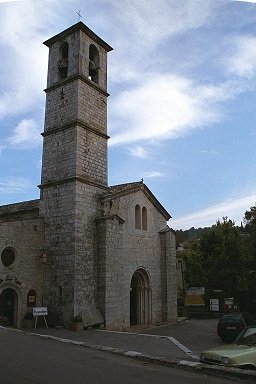
//> input picture vfc_opencv2_2016_10_12/image/church1.jpg, 256 x 384 px
$ ./main   (built with g++ and OpenCV 4, older OpenCV classes emulated)
//> lines starting //> are read from the running program, lines starting //| are printed output that depends on the picture
### vfc_opencv2_2016_10_12/featureMatch.h
#ifndef _FEATURE_MATCH_H
#define _FEATURE_MATCH_H
// Mismatch removal by vector field consensus (VFC)
// Author: Ji Zhao
// Date:   01/25/2015
// Email:  zhaoji84@gmail.com
//
// Reference
// [1] Jiayi Ma, Ji Zhao, Jinwen Tian, Alan Yuille, and Zhuowen Tu.
//     Robust Point Matching via Vector Field Consensus,
//     IEEE Transactions on Image Processing, 23(4), pp. 1706-1721, 2014.
// [2] Jiayi Ma, Ji Zhao, Jinwen Tian, et al.
//     Regularized Vector Field Learning with Sparse Approximation for Mismatch Removal,
//     Pattern Recognition, 46(12), pp. 3519-3532, 2013.

#include <vector>
#include <opencv2/core/core.hpp>
#include <opencv2/features2d/features2d.hpp>
#include "opencv2/nonfree/features2d.hpp"
#include "opencv2/highgui/highgui.hpp"
#include "vfc.h"

#define MY_PI 3.1415926

using namespace cv;

void surfInitMatchImagePair(Mat &img_1, Mat &img_2,
	std::vector<KeyPoint> &keypoints_1, std::vector<KeyPoint> &keypoints_2,
	Mat &descriptors_1, Mat &descriptors_2,
	std::vector<DMatch> &matches);

void orbInitMatchImagePair(Mat &img_1, Mat &img_2,
	std::vector<KeyPoint> &keypoints_1, std::vector<KeyPoint> &keypoints_2,
	Mat &descriptors_1, Mat &descriptors_2,
	std::vector<DMatch> &matches);

void vfcMatch(std::vector<cv::KeyPoint> &mvKeys1, std::vector<cv::KeyPoint> &mvKeys2,
	std::vector<DMatch> &matches, std::vector<DMatch> &correctMatches);

void visualizeMatchingResults(Mat &img_1, Mat &img_2,
	std::vector<KeyPoint> &keypoints_1, std::vector<KeyPoint> &keypoints_2,
	std::vector<DMatch> &matches, std::vector< DMatch > correctMatches);

void visualizeVectorField(std::vector<KeyPoint> &keypoints_1,
	std::vector<KeyPoint> &keypoints_2,
	std::vector<DMatch> &matches, int h, int w, string winName);

void plotArrow(Mat &img, Point2f pHead, Point2f pTail, double spinSize, double diffAngle);


#endif

### vfc_opencv2_2016_10_12/featureMatch.cpp
#include "featureMatch.h"
// Mismatch removal by vector field consensus (VFC)
// Author: Ji Zhao
// Date:   01/25/2015
// Email:  zhaoji84@gmail.com
//
// Reference
// [1] Jiayi Ma, Ji Zhao, Jinwen Tian, Alan Yuille, and Zhuowen Tu.
//     Robust Point Matching via Vector Field Consensus,
//     IEEE Transactions on Image Processing, 23(4), pp. 1706-1721, 2014.
// [2] Jiayi Ma, Ji Zhao, Jinwen Tian, et al.
//     Regularized Vector Field Learning with Sparse Approximation for Mismatch Removal,
//     Pattern Recognition, 46(12), pp. 3519-3532, 2013.

// [28 lines left out: function surfInitMatchImagePair, not called in this run]

void orbInitMatchImagePair(Mat &img_1, Mat &img_2,
	std::vector<KeyPoint> &keypoints_1, std::vector<KeyPoint> &keypoints_2,
	Mat &descriptors_1, Mat &descriptors_2,
	std::vector<DMatch> &matches)
{
	double t = (double)getTickCount();
	//-- Step 1: Detect the keypoints using ORB Detector
	cv::ORB orb;;
	orb.detect(img_1, keypoints_1);
	orb.detect(img_2, keypoints_2);
	if (keypoints_1.size() < 3 || keypoints_2.size() < 3)
		return;

	//-- Step 2: Calculate descriptors (feature vectors)
	orb.compute(img_1, keypoints_1, descriptors_1);
	orb.compute(img_2, keypoints_2, descriptors_2);
	t = 1000 * ((double)getTickCount() - t) / getTickFrequency();
	cout << "feature extraction time (ms): " << t << endl;

	//-- Step 3: Matching descriptor vectors with a brute force matcher
	t = (double)getTickCount();
	BFMatcher matcher(NORM_HAMMING, true);
	matcher.match(descriptors_1, descriptors_2, matches);
	t = 1000 * ((double)getTickCount() - t) / getTickFrequency();
	cout << "initial matching time (ms): " << t << endl;
}

void vfcMatch(std::vector<cv::KeyPoint> &mvKeys1, std::vector<cv::KeyPoint> &mvKeys2,
	std::vector<DMatch> &matches, std::vector<DMatch> &correctMatches)
{
	double t = (double)getTickCount();
	// preprocess data format
	vector<Point2f> X;
	vector<Point2f> Y;
	for (unsigned int i = 0; i < matches.size(); i++) {
		int idx1 = matches[i].queryIdx;
		int idx2 = matches[i].trainIdx;
		X.push_back(mvKeys1[idx1].pt);
		Y.push_back(mvKeys2[idx2].pt);
	}
	// main process
	VFC myvfc;
	myvfc.setData(X, Y);
	myvfc.optimize();
	vector<int> matchIdx = myvfc.obtainCorrectMatch();

	// postprocess data format
	correctMatches.clear();
	for (unsigned int i = 0; i < matchIdx.size(); i++) {
		int idx = matchIdx[i];
		correctMatches.push_back(matches[idx]);
	}
	t = 1000 * ((double)getTickCount() - t) / getTickFrequency();
	cout << "VFC time (ms): " << t << endl;
}

void visualizeMatchingResults(Mat &img_1, Mat &img_2,
	std::vector<KeyPoint> &keypoints_1, std::vector<KeyPoint> &keypoints_2,
	std::vector<DMatch> &matches, std::vector< DMatch > correctMatches)
{
	int h = img_1.rows;
	int w = img_1.cols;

	// visualization
	//-- Draw matches
	Mat img_matches;
	drawMatches(img_1, keypoints_1, img_2, keypoints_2, matches, img_matches);
	imshow("Matches", img_matches);
	//-- Draw mismatch removal result
	Mat img_correctMatches;
	drawMatches(img_1, keypoints_1, img_2, keypoints_2, correctMatches, img_correctMatches);
	imshow("Detected Correct Matches", img_correctMatches);

	// visualize vector field
	visualizeVectorField(keypoints_1, keypoints_2, matches, h, w, "original matches");
	visualizeVectorField(keypoints_1, keypoints_2, correctMatches, h, w, "VFC matches");

	//-- write image
	//imwrite("C:\\jizhao\\intial_match.png", img_matches);
	//imwrite("C:\\jizhao\\VFC_result.png", img_correctMatches);
}

void visualizeVectorField(std::vector<KeyPoint> &keypoints_1,
	std::vector<KeyPoint> &keypoints_2,
	std::vector<DMatch> &matches, int h, int w, string winName)
{
	Mat img = cv::Mat::zeros(cv::Size(w, h), CV_8UC3);
	img = Scalar(255, 255, 255);

	double arrowLen = 10.0;
	double diffAngle = MY_PI / 6;
	double angle;
	for (int i = 0; i < matches.size(); i++) {
		int idx1 = matches[i].queryIdx;
		int idx2 = matches[i].trainIdx;
		Point2f pHead = keypoints_1[idx1].pt;
		Point2f pTail = keypoints_2[idx2].pt;
		angle = atan2((double)pTail.y - pHead.y, (double)pTail.x - pHead.x);
		plotArrow(img, pHead, pTail, arrowLen, diffAngle);
	}
	imshow(winName, img);
	waitKey(1);
}

void plotArrow(Mat &img, Point2f pHead, Point2f pTail, double arrowLen, double diffAngle)
{
	CvPoint p;
	double angle = atan2((double)pTail.y - pHead.y, (double)pTail.x - pHead.x);

	line(img, pTail, pHead, CV_RGB(0, 255, 0), 2, 8);

	p.x = (int)(pHead.x + arrowLen * cos(angle + diffAngle));
	p.y = (int)(pHead.y + arrowLen * sin(angle + diffAngle));
	line(img, p, pHead, CV_RGB(0, 255, 0), 1, CV_AA, 0);

	p.x = (int)(pHead.x + arrowLen * cos(angle - diffAngle));
	p.y = (int)(pHead.y + arrowLen * sin(angle - diffAngle));
	line(img, p, pHead, CV_RGB(0, 255, 0), 1, CV_AA, 0);
}

### vfc_opencv2_2016_10_12/vfc.cpp
#include "vfc.h"
// Mismatch removal by vector field consensus (VFC)
// Author: Ji Zhao
// Date:   01/25/2015
// Email:  zhaoji84@gmail.com
//
// Reference
// [1] Jiayi Ma, Ji Zhao, Jinwen Tian, Alan Yuille, and Zhuowen Tu.
//     Robust Point Matching via Vector Field Consensus,
//     IEEE Transactions on Image Processing, 23(4), pp. 1706-1721, 2014
// [2] Jiayi Ma, Ji Zhao, Jinwen Tian, et al.
//     Regularized Vector Field Learning with Sparse Approximation for Mismatch Removal,
//     Pattern Recognition, 46(12), pp. 3519-3532, 2013

VFC::VFC() {
	_lX.clear();
	_rX.clear();
	_X.clear();
	_Y.clear();
	_V.clear();
	_C.clear();
	_P.clear();
	_ctrlPts.clear();

	_sumP = 0;
	_sigma2 = 0;
	_E = 1;
	_traceCKC = 0;

	_numPt = 0;
	_numDim = 2;
	_numElement = 0;

	// set the default method
	//_method = NORMAL_VFC;
	//_method = FAST_VFC;
	_method = SPARSE_VFC;

	_maxIter = 50;
	_gamma = 0.9f;
	_beta = 0.1f;
	_lambda = 3.0f;
	_theta = 0.75f;
	_a = 10.0f;
	_ecr = 1e-5f;
	_minP = 1e-5f;

	_numEig = 1;
	_traceCQSQC = 0;

	_numCtrlPts = 16;
}

VFC::~VFC() {

}

bool VFC::setData(vector<Point2f> X1, vector<Point2f> X2) {
	if (X1.size() < MIN_POINT_NUMBER || X2.size() < MIN_POINT_NUMBER || X1.size() != X2.size())
		return 0;
	_numPt = X1.size();
	_numElement = _numPt * _numDim;
	_matchIdx.clear();
	for (int i = 0; i < _numPt; i++) {
		_lX.push_back(X1[i]);
		_rX.push_back(X2[i]);
		_matchIdx.push_back(i);
	}
	return 1;
}

vector<int> VFC::obtainCorrectMatch() {
	return _matchIdx;
}

void VFC::optimize() {
	if (!normalize())
		return;

	if (_method == NORMAL_VFC)
		optimizeVFC();
	else if (_method == FAST_VFC)
		optimizeFastVFC();
	else if (_method == SPARSE_VFC)
		optimizeSparseVFC();

#ifdef PRINT_RESULTS
	cout << "Removing outliers succesfully completed." << endl
		<< "number of detected matches: " << setw(3) << _matchIdx.size() << endl;
#endif
}

void VFC::optimizeSparseVFC() {
	_numCtrlPts = min(_numCtrlPts, _numPt);
	selectSubset();
	_K = constructIntraKernel(_ctrlPts);
	_U = constructInterKernel(_ctrlPts, _X);

	initialize();
	int iter = 0;
	float tecr = 1;
	float E_old = float(inf);

	while (iter < _maxIter && tecr > _ecr && _sigma2 > 1e-8) {
		// E-step
		E_old = _E;
		getP();
		calculateTraceCKC();
		_E += _lambda / 2 * _traceCKC;
		tecr = abs((_E - E_old) / _E);
#ifdef PRINT_RESULTS
		cout << "# " << setw(3) << iter
			<< ", gamma: " << setw(5) << _gamma
			<< ", E change rate: " << setw(5) << tecr
			<< ", sigma2: " << setw(5) << _sigma2 << endl;
#endif
		// M-step. Solve linear system for C.
		calculateC_SparseVFC();
		// Update V and sigma^2
		calculateV();
		calculateSigmaSquare();
		// Update gamma
		calculateGamma();
		iter++;
	}
}

bool VFC::selectSubset() {
	_numCtrlPts = min(_numCtrlPts, _numPt);
	_ctrlPts.clear();
	int cnt = 0;
	int iter = 0;
	while (cnt < _numCtrlPts && iter < _numCtrlPts*3){
		int idx = (rand() % _numPt);
		float dist = float(inf);
		for (unsigned int i = 0; i < _ctrlPts.size(); i++){
			float tmp = fabs(_ctrlPts[i].x - _X[idx].x) + fabs(_ctrlPts[i].y - _X[idx].y);
			dist = min(tmp, dist);
		}
		if (dist>1e-3) {
			_ctrlPts.push_back(_X[idx]);
			cnt++;
		}
		iter++;
	}
	_numCtrlPts = cnt;
	return (_numCtrlPts > MIN_POINT_NUMBER);
}

void VFC::calculateC_SparseVFC() {
	Mat K(_numCtrlPts, _numCtrlPts, CV_32FC1);
	for (int i = 0; i < _numCtrlPts; i++) {
		for (int j = i; j < _numCtrlPts; j++) {
			float tmp = 0;
			float* p = _U.ptr<float>(i);
			float* q = _U.ptr<float>(j);
			for (int k = 0; k < _numPt; k++) {
				tmp += _P[k] * p[k] * q[k];
			}
			tmp += _lambda * _sigma2 * _K.at<float>(i, j);
			K.at<float>(i, j) = tmp;
			K.at<float>(j, i) = tmp;
		}
	}
	Mat Y(_numCtrlPts, 2, CV_32FC1);
	for (int i = 0; i < _numCtrlPts; i++) {
		float tmp1 = 0;
		float tmp2 = 0;
		float* p = _U.ptr<float>(i);
		for (int k = 0; k < _numPt; k++) {
			float t = _P[k] * p[k];
			tmp1 += t * _Y[k].x;
			tmp2 += t * _Y[k].y;
		}
		Y.at<float>(i, 0) = tmp1;
		Y.at<float>(i, 1) = tmp2;
	}
	Mat C;
	solve(K, Y, C, DECOMP_LU);
	_C.clear();
	for (int i = 0; i < _numCtrlPts; i++) {
		float t1 = C.at<float>(i, 0);
		float t2 = C.at<float>(i, 1);
		_C.push_back(Point2f(t1, t2));
	}
}


// [177 lines left out: functions optimizeFastVFC, calculateTraceCQSQC, calculateCFastVFC, optimizeVFC, not called in this run]

void VFC::calculateGamma() {
	int numcorr = 0;
	_matchIdx.clear();
	for (int i = 0; i < _numPt; i++) {
		if (_P[i] > _theta) {
			numcorr++;
			_matchIdx.push_back(i);
		}
	}
	_gamma = float(numcorr) / _numPt;
	_gamma = min(_gamma, 0.95f);
	_gamma = max(_gamma, 0.05f);
}

void VFC::calculateSigmaSquare() {
	_sigma2 = 0;
	_sumP = 0;
	for (int i = 0; i < _numPt; i++) {
		float t = pow(_Y[i].x - _V[i].x, 2) + pow(_Y[i].y - _V[i].y, 2);
		_sigma2 += _P[i] * t;
		_sumP += _P[i];
	}
	_sigma2 /= (_sumP * _numDim);
}

void VFC::calculateV() {
	// calculate V=K*C
	_V.clear();
	if (_method == NORMAL_VFC) {
		for (int i = 0; i < _numPt; i++) {
			float *p = _K.ptr<float>(i);
			float t1 = 0;
			float t2 = 0;
			for (int j = 0; j < _numPt; j++) {
				t1 += p[j] * _C[j].x;
				t2 += p[j] * _C[j].y;
			}
			_V.push_back(Point2f(t1, t2));
		}
	}
	else if (_method == FAST_VFC) {
		Mat T(2, _numEig, CV_32FC1);
		for (int i = 0; i < _numEig; i++) {
			float* q = _Q.ptr<float>(i);
			float t1 = 0;
			float t2 = 0;
			for (int j = 0; j < _numPt; j++) {
				t1 += q[j] * _C[j].x;
				t2 += q[j] * _C[j].y;
			}
			T.at<float>(0, i) = _S.at<float>(i,0)*t1;
			T.at<float>(1, i) = _S.at<float>(i,0)*t2;
		}
		for (int i = 0; i < _numPt; i++) {
			float t1 = 0;
			float t2 = 0;
			for (int j = 0; j < _numEig; j++) {
				float tmp = _Q.at<float>(j, i);
				t1 += tmp * T.at<float>(0, j);
				t2 += tmp * T.at<float>(1, j);
			}
			_V.push_back(Point2f(t1, t2));
		}
	}
	else if (_method == SPARSE_VFC) {
		for (int i = 0; i < _numPt; i++) {
			float t1 = 0;
			float t2 = 0;
			for (int j = 0; j < _numCtrlPts; j++) {
				float t = _U.at<float>(j, i);
				t1 += t * _C[j].x;
				t2 += t * _C[j].y;
			}
			_V.push_back(Point2f(t1, t2));
		}
	}
}

// [20 lines left out: function calculateC, not called in this run]

void VFC::calculateTraceCKC() {
	// calculate K*C
	int n = _K.rows;
	vector<Point2f> KC;
	KC.clear();
	for (int i = 0; i < n; i++) {
		float *p = _K.ptr<float>(i);
		float t1 = 0;
		float t2 = 0;
		for (int j = 0; j < n; j++) {
			t1 += p[j] * _C[j].x;
			t2 += p[j] * _C[j].y;
		}
		KC.push_back( Point2f(t1, t2) );
	}
	// calculate C_transpose*(K*C)
	_traceCKC = 0;
	for (int i = 0; i < n; i++) {
		_traceCKC += _C[i].x * KC[i].x + _C[i].y * KC[i].y;
	}
}

void VFC::getP() {
	_E = 0;
	_sumP = 0;
	float temp2;
	temp2 = pow(DOUBLE_PI*_sigma2, _numDim / 2.0f) * (1 - _gamma) / (_gamma*_a);
	for (int i = 0; i < _numPt; i++) {
		float t = pow(_Y[i].x - _V[i].x, 2) + pow(_Y[i].y - _V[i].y, 2);
		float temp1 = expf(-t/(2*_sigma2));
		float p = temp1 / (temp1 + temp2);
		_P[i] = max(_minP, p);
		_sumP += p;
		_E += p * t;
	}
	_E /= (2 * _sigma2);
	_E += _sumP * log(_sigma2) * _numDim / 2;
}

void VFC::initialize() {
	_V.clear();
	_C.clear();
	_P.clear();
	for (int i = 0; i < _numPt; i++) {
		_V.push_back( Point2f(0.0f, 0.0f) );
		_P.push_back(1.0f);
	}
	if (_method == NORMAL_VFC || _method == FAST_VFC) {
		for (int i = 0; i < _numPt; i++) {
			_C.push_back(Point2f(0.0f, 0.0f));
		}
	}
	else if (_method == SPARSE_VFC) {
		for (int i = 0; i < _numCtrlPts; i++) {
			_C.push_back(Point2f(0.0f, 0.0f));
		}
	}
	calculateSigmaSquare();
}

Mat VFC::constructIntraKernel(vector<Point2f> X) {
	int n = X.size();
	Mat K;
	K.create(n, n, CV_32FC1);
	for (int i = 0; i < n; i++) {
		K.at<float>(i, i) = 1;
		for (int j = i+1; j < n; j++) {
			float t = pow(X[i].x - X[j].x, 2) + pow(X[i].y - X[j].y, 2);
			t *= -_beta;
			t = expf(t);
			K.at<float>(i, j) = t;
			K.at<float>(j, i) = t;
		}
	}
	return K;
}

Mat VFC::constructInterKernel(vector<Point2f> X, vector<Point2f> Y) {
	int m = X.size();
	int n = Y.size();
	Mat K;
	K.create(m, n, CV_32FC1);
	for (int i = 0; i < m; i++) {
		float* p = K.ptr<float>(i);
		for (int j = 0; j < n; j++) {
			float t = pow(X[i].x - Y[j].x, 2) + pow(X[i].y - Y[j].y, 2);
			p[j] = expf(-_beta * t);
		}
	}
	return K;
}

bool VFC::normalize() {
	// calculate mean
	float x1, y1, x2, y2;
	x1 = 0; y1 = 0;
	x2 = 0; y2 = 0;
	for (int i = 0; i < _numPt; i++) {
		x1 += _lX[i].x;
		y1 += _lX[i].y;
		x2 += _rX[i].x;
		y2 += _rX[i].y;
	}
	x1 /= _numPt;
	y1 /= _numPt;
	x2 /= _numPt;
	y2 /= _numPt;

	_meanLeftX.x = x1;
	_meanLeftX.y = y1;
	_meanRightX.x = x2;
	_meanRightX.y = y2;

	// minus mean
	for (int i = 0; i < _numPt; i++) {
		_lX[i].x -= x1;
		_lX[i].y -= y1;
		_rX[i].x -= x2;
		_rX[i].y -= y2;
	}

	// calculate scale
	double s1 = 0;
	double s2 = 0;
	for (int i = 0; i < _numPt; i++) {
		s1 += pow(_lX[i].x, 2);
		s1 += pow(_lX[i].y, 2);
		s2 += pow(_rX[i].x, 2);
		s2 += pow(_rX[i].y, 2);
	}
	s1 /= _numPt;
	s2 /= _numPt;
	s1 = sqrt(s1);
	s2 = sqrt(s2);
	_scaleLeftX = static_cast<float> (s1);
	_scaleRightX = static_cast<float> (s2);

	if (_scaleLeftX < MIN_STANDARD_DEVIATION || _scaleRightX < MIN_STANDARD_DEVIATION)
		return 0;

	// divide by scale, and prepare vector field samples
	_X.clear();
	_Y.clear();
	for (int i = 0; i < _numPt; i++) {
		_lX[i].x /= static_cast<float> (s1);
		_lX[i].y /= static_cast<float> (s1);
		_rX[i].x /= static_cast<float> (s2);
		_rX[i].y /= static_cast<float> (s2);
		Point2f tmp(_rX[i].x-_lX[i].x, _rX[i].y-_lX[i].y);
		_X.push_back(_lX[i]);
		_Y.push_back(tmp);
	}
	return 1;
}

### vfc_opencv2_2016_10_12/main.cpp
// This is a demo for mismatch removal by vector field consensus (VFC)
//
// Reference
// [1] Jiayi Ma, Ji Zhao, Jinwen Tian, Alan Yuille, and Zhuowen Tu.
//     Robust Point Matching via Vector Field Consensus,
//     IEEE Transactions on Image Processing, 23(4), pp. 1706-1721, 2014.
// [2] Jiayi Ma, Ji Zhao, Jinwen Tian, et al.
//     Regularized Vector Field Learning with Sparse Approximation for Mismatch Removal,
//     Pattern Recognition, 46(12), pp. 3519-3532, 2013.

#include "opencv2/core/core.hpp"
#include "vfc.h"
#include "featureMatch.h"
using namespace cv;

int main()
{
	string pathImg1 = "C://church1.jpg";
	string pathImg2 = "C://church2.jpg";
	int method = 1; // 0: SURF; 1: ORB
	Mat img_1 = imread(pathImg1, CV_LOAD_IMAGE_GRAYSCALE);
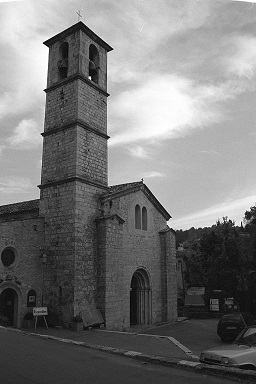
//> img_1: 384 rows x 256 cols, CV_8UC1; min 0, max 255, mean 118.8
	Mat img_2 = imread(pathImg2, CV_LOAD_IMAGE_GRAYSCALE);
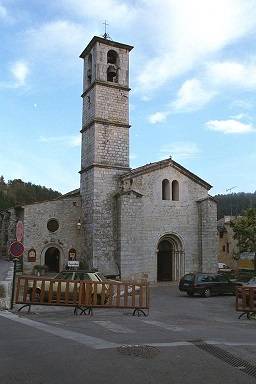
//> input picture vfc_opencv2_2016_10_12/image/church2.jpg, 256 x 384 px
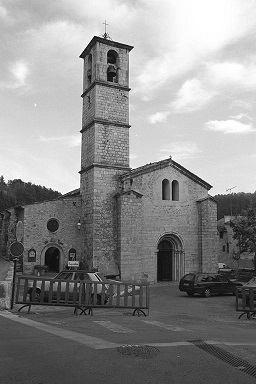
//> img_2: 384 rows x 256 cols, CV_8UC1; min 0, max 255, mean 139.3

	if (!img_1.data || !img_2.data
		|| img_1.rows != img_2.rows || img_1.cols!=img_2.cols)
	{
		return -1;
	}

	std::vector<KeyPoint> keypoints_1, keypoints_2;
	Mat descriptors_1, descriptors_2;
	std::vector< DMatch > matches, correctMatches;

	// initial matching by SURF or ORB
	if (method == 0){
		surfInitMatchImagePair(img_1, img_2, keypoints_1, keypoints_2,
			descriptors_1, descriptors_2, matches);
	}
	else{
		orbInitMatchImagePair(img_1, img_2, keypoints_1, keypoints_2,
			descriptors_1, descriptors_2, matches);
//> in orbInitMatchImagePair, `orb.detect(img_1, keypoints_1);`: keypoints_1 = 430 keypoints; strongest (x, y, size): (43, 43, 31), (44, 42, 37.2), (44, 90, 31), (112, 49, 31)
//> in orbInitMatchImagePair, `orb.detect(img_2, keypoints_2);`: keypoints_2 = 466 keypoints; strongest (x, y, size): (80, 56, 31), (94, 36, 31), (211, 186, 31), (132, 47, 31)
//> in orbInitMatchImagePair, `matcher.match(descriptors_1, descriptors_2, matches);`: matches = 127 matches
//> matches = 127 matches
	}

	//  Remove mismatches by vector field consensus (VFC)
	vfcMatch(keypoints_1, keypoints_2, matches, correctMatches);
//> the loop in vfcMatch, `for (unsigned int i = 0; i < matches.size(); i++)` made 127 passes
//> (idx1, idx2) on passes 1 to 12: (2, 137), (3, 178), (4, 97), (8, 243), (11, 409), (14, 87), (16, 49), (20, 343), (23, 109), (27, 194), (30, 282), (36, 32)
//> after the loop in vfcMatch, `for (unsigned int i = 0; i < matches.size(); i++)`: X = 127 Points (x, y), first 12: [105, 184], [43, 311], [41, 199], [46, 313], [46, 308], [103, 101], [45, 93], [44, 90], [176, 247], [170, 232], [108, 143], [90, 45]; Y = 127 Points (x, y), first 12: [127.2, 165.6], [99.6, 285.6], [98, 285], [77.76, 187.2], [79.63, 171.7], [125, 96], [82, 59], [91.24, 85.02], [45.6, 280.8], [206.4, 198], [79.49, 136.5], [108, 51]
//> the loop in setData, `for (int i = 0; i < _numPt; i++)` made 127 passes
//> the loop in normalize, `for (int i = 0; i < _numPt; i++)` made 127 passes
//> (x1, y1, x2, y2) on passes 1 to 12: (105, 184, 127.2, 165.6), (148, 495, 226.8, 451.2), (189, 694, 324.8, 736.2), (235, 1007, 402.6, 923.4), (281, 1315, 482.2, 1095.1), (384, 1416, 607.2, 1191.1), (429, 1509, 689.2, 1250.1), (473, 1599, 780.4, 1335.1), (649, 1846, 826, 1615.9), (819, 2078, 1032.4, 1813.9), (927, 2221, 1111.9, 1950.4), (1017, 2266, 1219.9, 2001.4)
//> after the loop in normalize, `for (int i = 0; i < _numPt; i++)`: x1 = 14181.2; y1 = 21293.1; x2 = 15177.3; y2 = 19345.7
//> in normalize, `x1 /= _numPt;`: x1 = 111.7
//> in normalize, `y1 /= _numPt;`: y1 = 167.7
//> in normalize, `x2 /= _numPt;`: x2 = 119.5
//> in normalize, `y2 /= _numPt;`: y2 = 152.3
//> the loop in normalize, `for (int i = 0; i < _numPt; i++)` made 127 passes
//> the loop in normalize, `for (int i = 0; i < _numPt; i++)` made 127 passes
//> (s1, s2) on passes 1 to 12: (311.3, 235.3), (25571.7, 18393), (31547.1, 36457.4), (56981.9, 39416.3), (80988.3, 41381.8), (85507.2, 44584.8), (95525.6, 54701.6), (106135.2, 60031.4), (116569, 81998.7), (124111.6, 91635.1), (124733.2, 93486.7), (140248.4, 103886.5)
//> after the loop in normalize, `for (int i = 0; i < _numPt; i++)`: s1 = 1019644.8; s2 = 837918.5
//> in normalize, `s1 /= _numPt;`: s1 = 8028.7
//> in normalize, `s2 /= _numPt;`: s2 = 6597.8
//> in normalize, `s1 = sqrt(s1);`: s1 = 89.6
//> in normalize, `s2 = sqrt(s2);`: s2 = 81.23
//> the loop in normalize, `for (int i = 0; i < _numPt; i++)` made 127 passes
//> tmp on passes 1 to 12: Point(0.169, -0.0189), Point(0.521, 0.041), Point(0.524, 1.28), Point(0.219, -1.19), Point(0.242, -1.33), Point(0.164, 0.0505), Point(0.282, -0.316), Point(0.407, 0.0381), Point(-1.63, 0.696), Point(0.419, -0.156), Point(-0.452, 0.0805), Point(0.1, 0.121)
//> the loop in selectSubset, `while (cnt < _numCtrlPts && iter < _numCtrlPts*3)` made 16 passes
//> dist on passes 1 to 10: 1.06e+09, 2.11, 0.288, 1.81, 0.654, 0.201, 0.206, 0.0781, 0.335, 0.536
//> the loop in constructIntraKernel, `for (int i = 0; i < n; i++)` made 16 passes
//> the loop in constructInterKernel, `for (int i = 0; i < m; i++)` made 16 passes
//> the loop in initialize, `for (int i = 0; i < _numPt; i++)` made 127 passes
//> the loop in initialize, `for (int i = 0; i < _numCtrlPts; i++)` made 16 passes
//> the loop in calculateSigmaSquare, `for (int i = 0; i < _numPt; i++)` made 127 passes
//> the loop in optimizeSparseVFC, `while (iter < _maxIter && tecr > _ecr && _sigma2 > 1e-8)` made 50 passes
//> the loop in vfcMatch, `for (unsigned int i = 0; i < matchIdx.size(); i++)` made 64 passes

	// visualization
	visualizeMatchingResults(img_1, img_2, keypoints_1, keypoints_2,
		matches, correctMatches);
//> in visualizeMatchingResults, `drawMatches(img_1, keypoints_1, img_2, keypoints_2, matches, img_match..`:
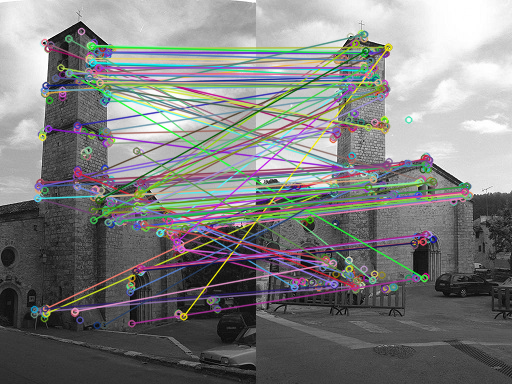
//> img_matches: 384 rows x 512 cols, CV_8UC3; mean B, G, R 127.1, 127.5, 126.8
//> in visualizeMatchingResults, `drawMatches(img_1, keypoints_1, img_2, keypoints_2, correctMatches, im..`:
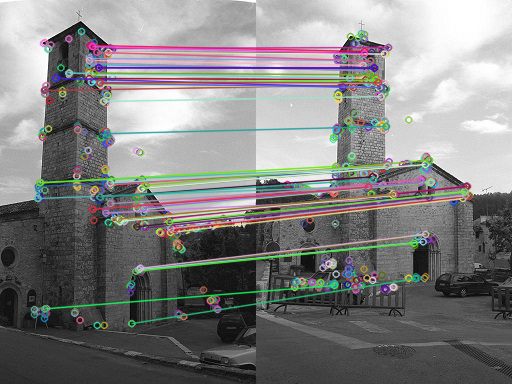
//> img_correctMatches: 384 rows x 512 cols, CV_8UC3; mean B, G, R 129.2, 129.6, 130
//> the loop in visualizeVectorField, `for (int i = 0; i < matches.size(); i++)` made 127 passes
//> after the loop in visualizeVectorField, `for (int i = 0; i < matches.size(); i++)`:
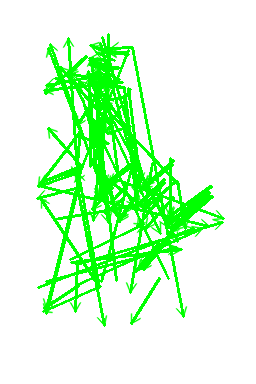
//> img: 384 rows x 256 cols, CV_8UC3; mean B, G, R 210.8, 255, 210.8
//> call 2 of visualizeVectorField, with h = 384, w = 256, winName = "VFC matches"
//> the loop in visualizeVectorField (call 2), `for (int i = 0; i < matches.size(); i++)` made 64 passes
//> after the loop in visualizeVectorField (call 2), `for (int i = 0; i < matches.size(); i++)`:
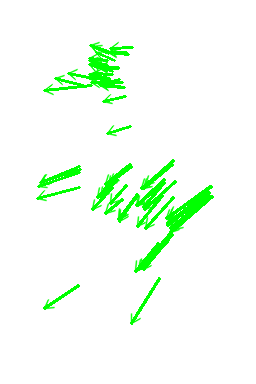
//> img: 384 rows x 256 cols, CV_8UC3; mean B, G, R 240.9, 255, 240.9
	waitKey(0);

	return 0;
}
